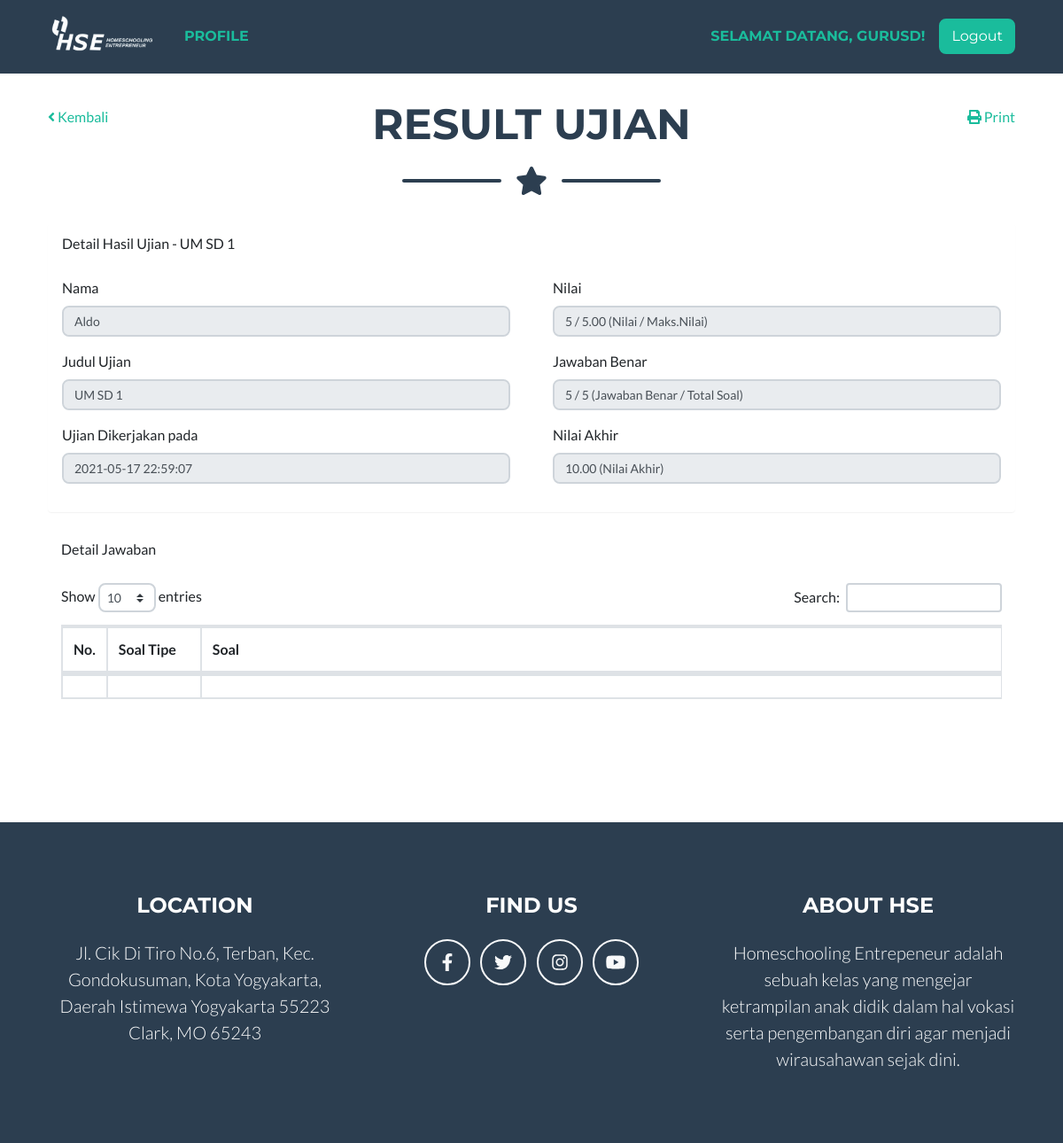
Before: /cbt/result/1 (signed in) with the older database file.
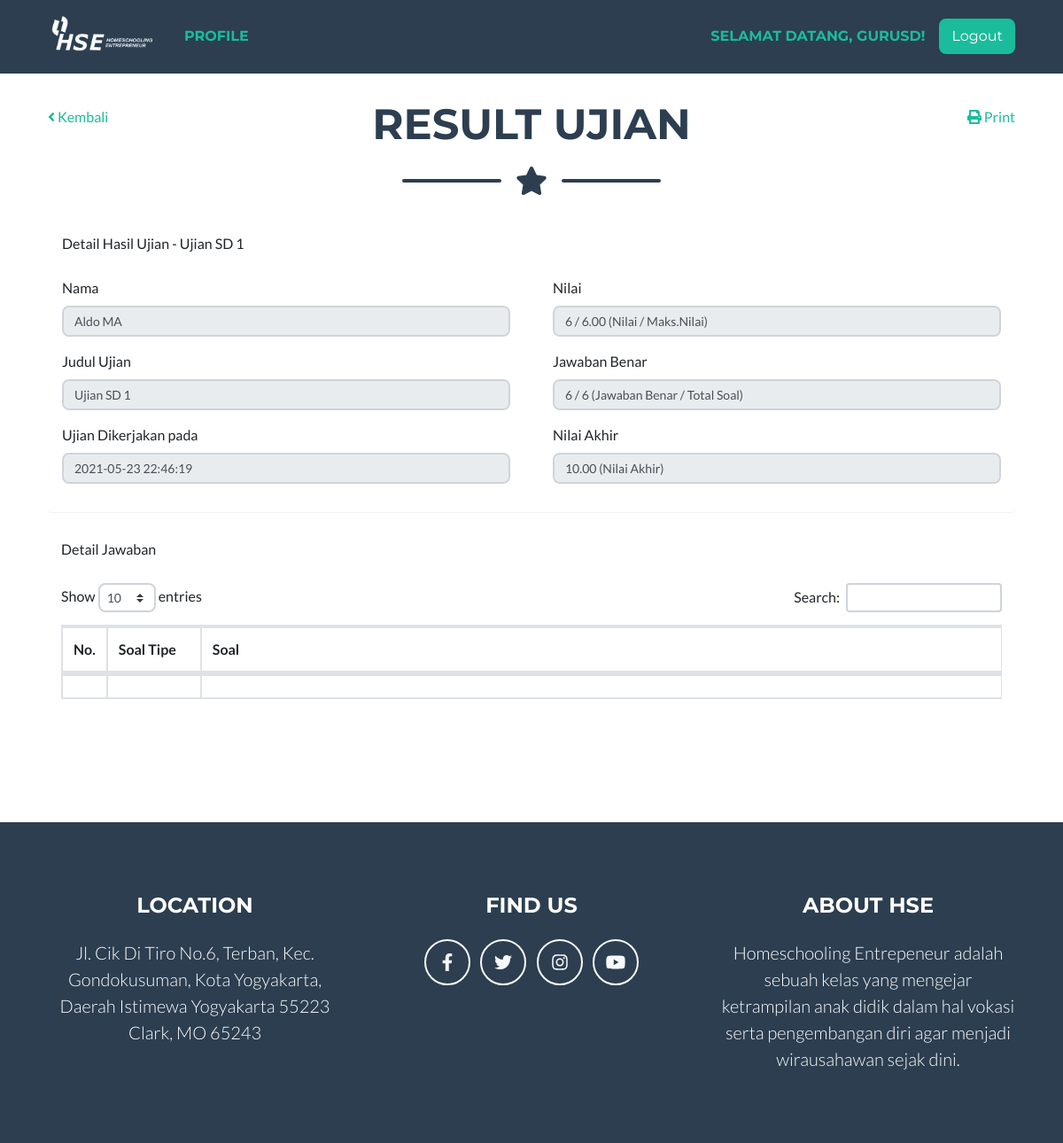
After: the same page with the newer database file.
### tables this page shows
CREATE TABLE `tb_ujian_users` (
  `users_id` int(11) NOT NULL,
  `users_ujian` int(11) DEFAULT NULL,
  `users_siswa` int(11) DEFAULT NULL,
  `users_status` int(11) DEFAULT NULL COMMENT '1 = sedang dikerjakan, 3 = waktu habis, 4 = selesai',
  `users_tgl_pengerjaan` datetime DEFAULT NULL
);

CREATE TABLE `tb_ujian` (
  `ujian_id` int(11) NOT NULL,
  `ujian_judul` varchar(255) DEFAULT NULL,
  `ujian_deskripsi` text,
  `ujian_waktu_mulai` datetime DEFAULT NULL,
  `ujian_waktu_akhir` datetime DEFAULT NULL,
  `ujian_durasi` smallint(6) DEFAULT NULL COMMENT 'menit',
  `ujian_hasil_siswa` int(11) DEFAULT NULL,
  `ujian_detail_siswa` int(11) DEFAULT NULL,
  `ujian_nilai_benar` decimal(10,0) DEFAULT '1',
  `ujian_nilai_salah` decimal(10,2) DEFAULT '0.00',
  `ujian_nilai_kosong` decimal(10,2) DEFAULT '0.00',
  `ujian_nilai_maks` decimal(10,2) DEFAULT '0.00',
  `ujian_status` int(11) DEFAULT NULL,
  `ujian_pembuat` int(11) DEFAULT NULL
);

### app/core/Controller.php (called while the page is built, shortened)
<?php
class Controller {
	public function model($model) {
		return new $model;
	}
	public function view($view, $data = []) {
		require_once 'app/views/' . $view . '.php';
	}
}

### app/core/App.php (called while the page is built, shortened)
<?php
class App {
  protected $method = 'index';
  protected $params = [];
  public function __construct() {
    $url = $this->parseURL();
    if (file_exists('app/controllers/' . $url[0] . '.php')) {
      unset($url[0]);
    }
    $this->controller = new $this->controller;
    if (isset($url[1])) {
      if (method_exists($this->controller, $url[1])) {
        $this->method = $url[1];
        unset($url[1]);
      }
    }
    if (!empty($url)) {
      $this->params = array_values($url);
    }
    call_user_func_array([$this->controller, $this->method], $this->params);
  }
  public function parseURL() {
    if (isset($_GET['url'])) {
      $url = rtrim($_GET['url'], '/');
      $url = filter_var($url, FILTER_SANITIZE_URL);
      $url = explode('/', $url);
      return $url;
    }
  }
}

### index.php (called while the page is built, shortened)
<?php
$app = new App;

### app/helpers/eda_helper.php (called while the page is built, shortened)
<?php
if (!function_exists('base_url')) {
	function base_url($atRoot=FALSE, $atCore=FALSE, $parse=FALSE){
		if (isset($_SERVER['HTTP_HOST'])) {
			$http = isset($_SERVER['HTTPS']) && strtolower($_SERVER['HTTPS']) !== 'off' ? 'https' : 'http';
			$hostname = $_SERVER['HTTP_HOST'];
			$dir = str_replace(basename($_SERVER['SCRIPT_NAME']), '', $_SERVER['SCRIPT_NAME']);
			$core = preg_split('@/@', str_replace($_SERVER['DOCUMENT_ROOT'], '', realpath(dirname(__FILE__))), NULL, PREG_SPLIT_NO_EMPTY);
			$core = $core[0];
			$tmplt = $atRoot ? ($atCore ? "%s://%s/%s/" : "%s://%s/") : ($atCore ? "%s://%s/%s/" : "%s://%s%s");
			$end = $atRoot ? ($atCore ? $core : $hostname) : ($atCore ? $core : $dir);
			$base_url = sprintf( $tmplt, $http, $hostname, $end );
		}
		else $base_url = 'http://localhost/';
		return $base_url;
	}
}

### app/core/Model.php (called while the page is built, shortened)
<?php
class Model {
	private $host = DB_HOST;
	private $user = DB_USER;
	private $pass = DB_PASS;
	private $db_name = DB_NAME;
	private $dbh;
	private $stmt;
	public function __construct() {
		$dsn = 'mysql:host=' . $this->host . ';dbname=' . $this->db_name;
		$option = [
			PDO::ATTR_PERSISTENT => true,
			PDO::ATTR_ERRMODE => PDO::ERRMODE_EXCEPTION
		];
		try {
			$this->dbh = new PDO($dsn, $this->user, $this->pass, $option);
		} catch (PDOException $e) {
			die($e->getMessage());
		}
	}
	public function query($query) {
		$this->stmt = $this->dbh->prepare($query);
	}
	public function bind($param, $value, $type = NULL) {
		if (is_null($type)) {
			switch (true) {
				default:
					$type = PDO::PARAM_STR;
			}
		}
		$this->stmt->bindValue($param, $value, $type);
	}
	public function execute() {
		$this->stmt->execute();
	}
	public function row() {
		$this->execute();
		return $this->stmt->fetch(PDO::FETCH_OBJ);
	}
}

### app/models/Ujian_model.php (called while the page is built, shortened)
<?php
class Ujian_model {
	private $table_ujian = 'tb_ujian';
	private $table_users = 'tb_ujian_users';
	private $table_soal = 'tb_ujian_soal';
	private $db;
	public function __construct() {
		$this->db = new Model;
	}
	public function get($by = NULL, $single = FALSE) {
		$this->db->query(
			'SELECT * FROM ' .
			$this->table_ujian .
			' INNER JOIN tb_ujian_group ON group_ujian = ujian_id ' .
			' INNER JOIN tb_kelas ON kelas_id = group_kelas ' .
			' INNER JOIN tb_ujian_topik ON ut_ujian = ujian_id ' .
			' INNER JOIN tb_jenjang ON jenjang_id = kelas_jenjang ' .
			' INNER JOIN tb_tingkat ON tingkat_id = kelas_tingkat ' .
			(!is_null($by) ? " WHERE " . $by[0] . '=:' . $by[0] : "") .
			' ORDER BY ujian_id DESC');
		if (!is_null($by)) {
			$this->db->bind($by[0], $by[1]);
		}
		if ($single) {
			$method = $this->db->row();
		} else {
			$method = $this->db->result();
		}
		return $method;
	}
	public function get_users($by = NULL, $ujian = NULL, $single = FALSE) {
		$this->db->query(
			'SELECT * FROM ' .
			$this->table_users .
			' INNER JOIN tb_ujian ON ujian_id = users_ujian ' .
			(!is_null($by) ? " WHERE " . $by[0] . '=:' . $by[0] : "") .
			(!is_null($ujian) ? " AND " . $ujian[0] . '=:' . $ujian[0] : "") .
			' ORDER BY users_id DESC');
		if (!is_null($by)) {
			$this->db->bind($by[0], $by[1]);
		}
		if ($single) {
			$method = $this->db->row();
		} else {
			$method = $this->db->result();
		}
		return $method;
	}
	public function get_nilai($users_id, $single = FALSE) {
		$this->db->query('SELECT SUM(us_nilai) AS result, COUNT(CASE  WHEN us_nilai = 0 THEN 1 END) AS jawaban_salah, COUNT(*) AS total_soal FROM ' . $this->table_soal . ' WHERE us_users =:us_users');
        $this->db->bind('us_users', $users_id);
        if ($single) {
        	$method = $this->db->row();
        } else {
        	$method = $this->db->result();
        }
        return $method;
	}
}

### app/views/cbt/v_result.php (the view, shortened to what the changed rows need)
<link rel="stylesheet" href="<?php echo base_url(); ?>assets/plugins/datatables/css/dataTables.bootstrap4.min.css">
<link rel="stylesheet" href="<?php echo base_url(); ?>assets/plugins/datatables/css/buttons.dataTables.min.css">
<?php if ($_SESSION['role'] == 1) { ?>
<div id="page-wrapper">
    <div class="container-fluid">
        <div class="row">
            <div class="col-md-12">
                <h1><i class="fa fa-home fa-fw"></i> Result Ujian (CBT)</h1>
                <ol class="breadcrumb">
                    <li class="active">
                        <i class="fa fa-dashboard"></i> Dashboard
                    </li>
                    <li><a href="<?php echo base_url(); ?>cbt/ujian">Ujian</a></li>
                    <li><a href="<?php echo base_url(); ?>cbt/detail_ujian/<?php echo $data['ujian_id']; ?>">Ujian <?php echo $data['ujian_judul']; ?></a></li>
                    <li>Result Ujian</li>
                </ol>
            </div>
        </div>
<?php } else { ?>
<section class="page-section portfolio mt-4" id="portfolio">
    <div class="container">
        <div class="row">
            <div class="col-md-2">
                <?php if ($_SESSION['role'] != 3) { ?>
                    <a href="<?php echo base_url(); ?>cbt/detail_ujian/<?php echo $data['ujian_id']; ?>"><i class="fa fa-angle-left"></i>&nbsp;Kembali</a>
                <?php } else { ?>
                    <a href="<?php echo base_url(); ?>cbt/ujian"><i class="fa fa-angle-left"></i>&nbsp;Kembali</a>
                <?php } ?>
            </div>
            <div class="col-md-8">
                <h2 class="page-section-heading text-center text-uppercase text-secondary mb-0">Result Ujian</h2>
                <div class="divider-custom">
                    <div class="divider-custom-line"></div>
                    <div class="divider-custom-icon"><i class="fas fa-star"></i></div>
                    <div class="divider-custom-line"></div>
                </div>
            </div>
            <div class="col-md-2 text-right">
                <a href="<?php echo base_url(); ?>cbt/print_hasil_ujian/<?php echo $data['users_id']; ?>"><i class="fa fa-print"></i>&nbsp;Print</a>
            </div>
        </div>
<?php } ?>
        <div class="row mb-2">
            <div class="col-md-12">
                <div class="panel panel-default">
                    <div class="panel-heading">Detail Hasil Ujian - <?php echo $data['ujian_judul']; ?></div>
                    <div class="panel-body">
                        <div class="row">
                            <div class="col-md-6">
                                <div class="form-group">
                                    <label for="">Nama</label>
                                    <input type="text" class="form-control input-sm" value="<?php echo $data['siswa_nama']; ?>" disabled>
                                </div>
                                <div class="form-group">
                                    <label for="">Judul Ujian</label>
                                    <input type="text" class="form-control input-sm" value="<?php echo $data['ujian_judul']; ?>" disabled>
                                </div>
                                <div class="form-group">
                                    <label for="">Ujian Dikerjakan pada</label>
                                    <input type="text" class="form-control input-sm" value="<?php echo $data['ujian_dikerjakan']; ?>" disabled>
                                </div>
                            </div>
                            <div class="col-md-6">
                                <div class="form-group">
                                    <label for="">Nilai</label>
                                    <input type="text class" class="form-control input-sm" value="<?php echo $data['nilai']; ?>" disabled>
                                </div>
                                <div class="form-group">
                                    <label for="">Jawaban Benar</label>
                                    <input type="text class" class="form-control input-sm" value="<?php echo $data['benar']; ?>" disabled>
                                </div>
                                <div class="form-group">
                                    <label for="">Nilai Akhir</label>
                                    <input type="text class" class="form-control input-sm" value="<?php echo $data['nilai_akhir']; ?>" disabled>
                                </div>
                            </div>
                        </div>
                    </div>
                </div>
                <div class="panel-default">
                    <div class="panel-heading">Detail Jawaban</div>
                    <div class="panel-body">
                        <div class="table-responsive">
                            <table id="table-jawaban" class="table table-bordered table-hover">
                                <thead>
                                    <tr>
                                        <th>No.</th>
                                        <th>Soal Tipe</th>
                                        <th>Soal</th>
                                    </tr>
                                </thead>
                                <tbody>
                                    <tr>
                                        <td></td>
                                        <td></td>
                                        <td></td>
                                    </tr>
                                </tbody>
                            </table>
                        </div>
                    </div>
                </div>
            </div>
        </div>
    </div>
<?php if ($_SESSION['role'] == 1) { ?>
    </div>
<?php } else { ?>
</section>
<?php } ?>

Changed rows visible on the page:
changed tb_ujian_users: users_ujian.ujian_judul "UM SD 1" → "Ujian SD 1"; users_tgl_pengerjaan "2021-05-17 22:59:07" → "2021-05-23 22:46:19"
Other visible differences:
form field siswa_nama: "Aldo" → "Aldo MA"
form field nilai: "5 / 5.00 (Nilai / Maks.Nilai)" → "6 / 6.00 (Nilai / Maks.Nilai)"
form field benar: "5 / 5 (Jawaban Benar / Total Soal)" → "6 / 6 (Jawaban Benar / Total Soal)"
